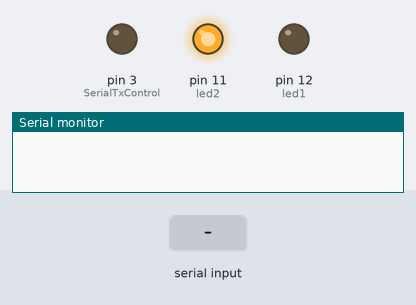
This sketch was run on a simulated Arduino Uno, built with avr-gcc and run on an emulated ATmega328P. On the bench: output pins drawn as LEDs (lit = HIGH), the last lines printed to the serial monitor. The test bench sets the inputs (shaded band).

Above: at 1.2 s.
1.3 s: "<1>" received over Serial
At 1.7 s:
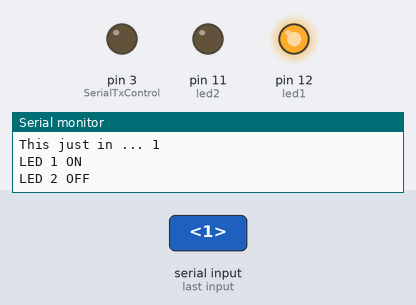
Timing chart, 0 to 4.3 s (numbered marks = the images above; inputs shaded):
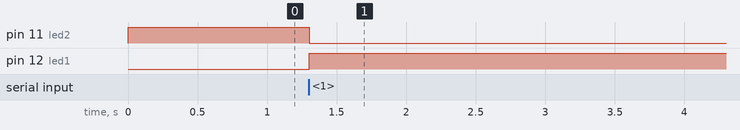

Measured:
- after the input at 1.3 s, pin 11 (led2): HIGH → LOW at once; pin 12 (led1): LOW → HIGH at once

The sketch:

RX_v1.ino
```cpp
// Example 3 - Receive with start- and end-markers

#define SerialTxControl 3
#define RS485Transmit HIGH
#define RS485Receive LOW

byte state = 0;

int led1 = 12;
int led2 = 11;


const byte numChars = 32;
char receivedChars[numChars];

boolean newData = false;

void setup() {
    Serial.begin (9600);
    pinMode (led1, OUTPUT);
    pinMode (led2, OUTPUT);
    pinMode (SerialTxControl, OUTPUT);
    digitalWrite (SerialTxControl, RS485Receive); // put the device into receiver mode
    digitalWrite (led2, HIGH);
}

void loop() {
    recvWithStartEndMarkers();
    showNewData();
}

void recvWithStartEndMarkers() {
    static boolean recvInProgress = false;
    static byte ndx = 0;
    char startMarker = '<';
    char endMarker = '>';
    char rc;


    while (Serial.available() > 0 && newData == false) {
        rc = Serial.read();

        if (recvInProgress == true) {
            if (rc != endMarker) {
                receivedChars[ndx] = rc;
                ndx++;
                if (ndx >= numChars) {
                    ndx = numChars - 1;
                }
            }
            else {
                receivedChars[ndx] = '\0'; // terminate the string
                recvInProgress = false;
                ndx = 0;
                newData = true;
            }
        }

        else if (rc == startMarker) {
            recvInProgress = true;
        }
    }
}


void lightemup(){
  if (String(receivedChars[0]) == "1"){
    digitalWrite(led1, HIGH);
    Serial.println("LED 1 ON");
  } else {
    digitalWrite(led1, LOW);
    Serial.println("LED 1 OFF");
  }
  if (String(receivedChars[1]) == "1"){
    digitalWrite(led2, HIGH);
    Serial.println("LED 2 ON");
  } else {
    digitalWrite(led2, LOW);
    Serial.println("LED 2 OFF");
  }

}


void showNewData() {
    if (newData == true) {
        Serial.print("This just in ... ");
        Serial.println(receivedChars);
//        if (String(receivedChars) == "ping"){
//          digitalWrite(led2, state);
//          state =! state;
//          digitalWrite(led1, state);
//        }
        newData = false;
        lightemup();
    }

}
```
